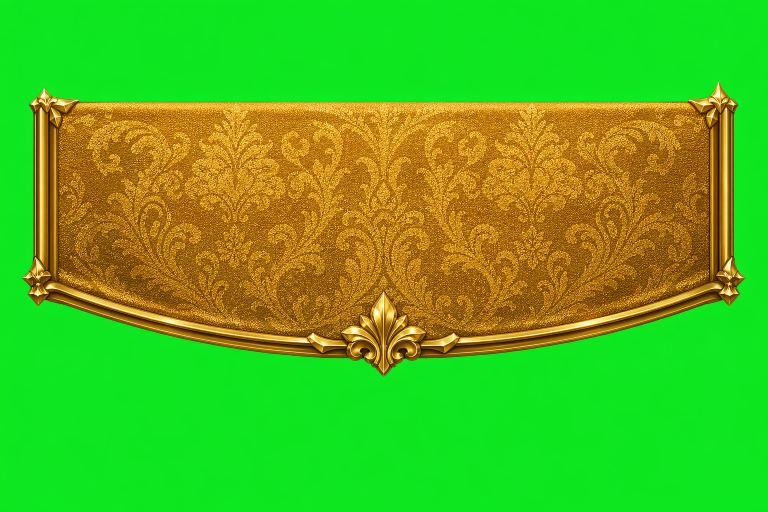
#> input picture assets/archive/card-overlays/superseded/top-cloths/top-cloth-gold-regenerated-source.png, 1536 x 1024 px, given in place of crown-gold-green-screen.png, which was not available (shown at 1/2 size)
$ python key_topbar_crown_greenscreen.py
#> lines starting #> are read from the running program, lines starting #| are printed output that depends on the picture; pictures that were not available may be replaced by others from this repository, and a replacement may not be noted
#!/usr/bin/env python3
"""Key greenscreen from TopBar crown source and write a transparent PNG for the desktop bundle."""

from __future__ import annotations

import argparse
from pathlib import Path

import numpy as np
from PIL import Image


def key_crown(src: Path, dst: Path) -> None:
    im = Image.open(src).convert("RGBA")
    arr = np.asarray(im).astype(np.float32) / 255.0
    r, g, b = arr[:, :, 0], arr[:, :, 1], arr[:, :, 2]
    alpha_in = arr[:, :, 3]
#> alpha_in: shape (1024, 1536) float32; every value is 1

    # Display greenscreen is high-G chartreuse, not pure (0,1,0): use excess green over max(R,B).
    green_excess = g - np.maximum(r, b)
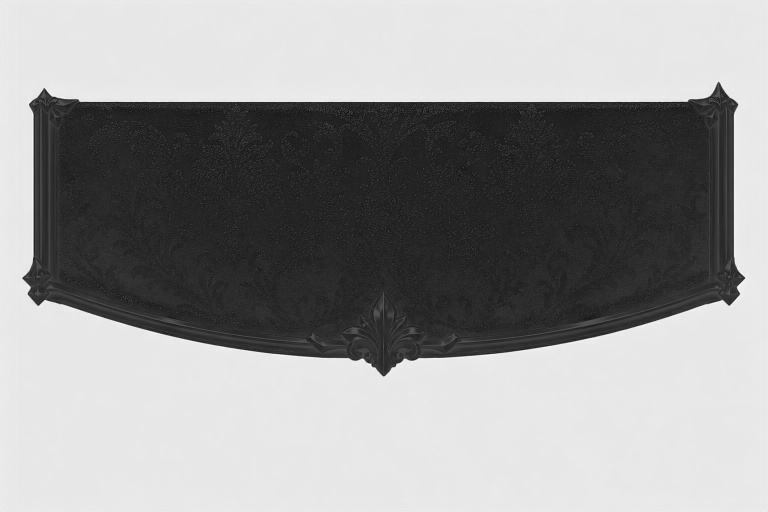
#> green_excess: shape (1024, 1536) float32 (shown at 1/2 size); min -0.439, max 0.898, mean 0.354; drawn with min black and max white
    key = 1.0 - np.clip((green_excess - 0.14) / 0.5, 0.0, 1.0)
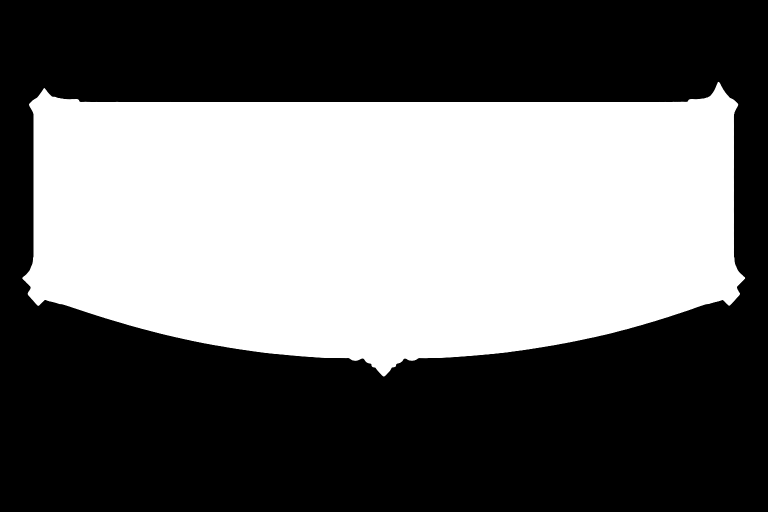
#> key: shape (1024, 1536) float32 (shown at 1/2 size); min 0, max 1, mean 0.425
    key = np.where(g < 0.22, 1.0, key)

    spill = np.clip(g - np.maximum(r, b), 0.0, 1.0)
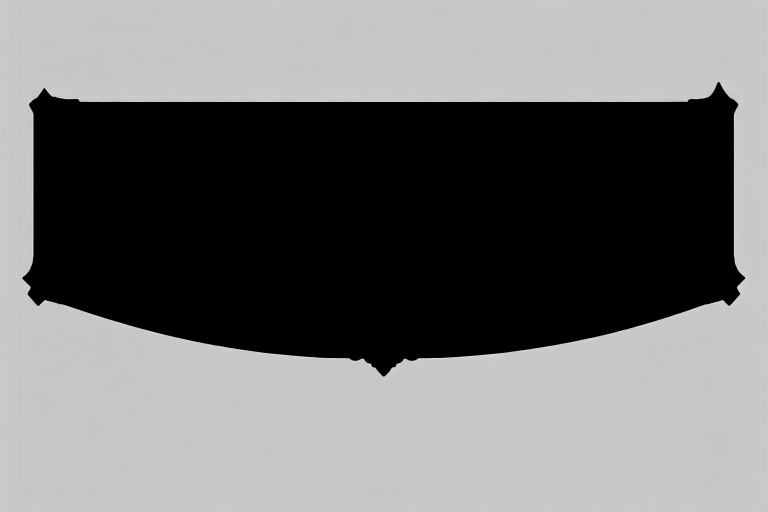
#> spill: shape (1024, 1536) float32 (shown at 1/2 size); min 0, max 0.898, mean 0.448
    g1 = np.clip(g - 0.5 * spill * (1.0 - key), 0.0, 1.0)
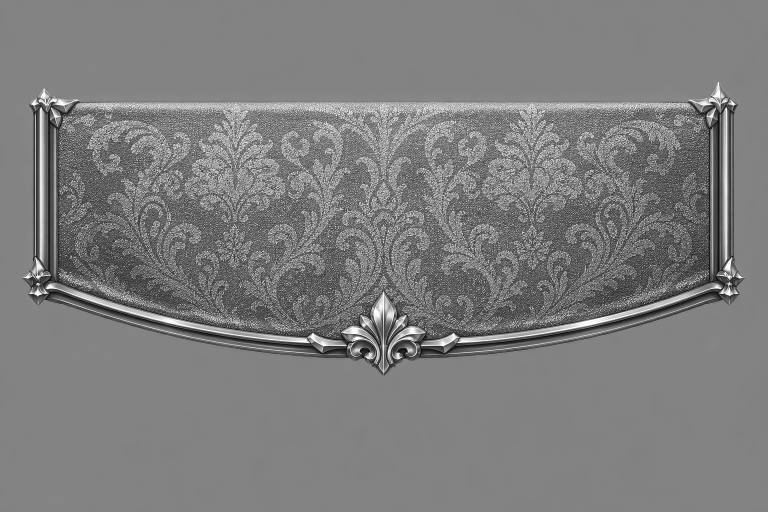
#> g1: shape (1024, 1536) float32 (shown at 1/2 size); min 0.00392, max 1, mean 0.493
    r1 = np.clip(r + 0.14 * spill * (1.0 - key), 0.0, 1.0)
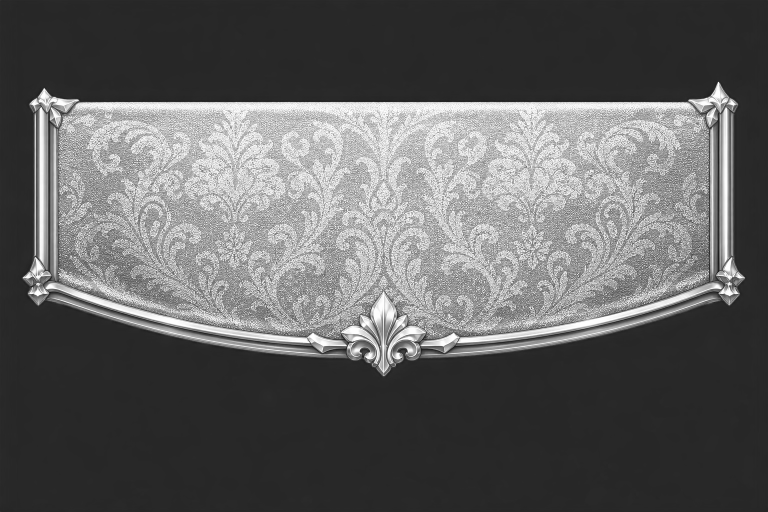
#> r1: shape (1024, 1536) float32 (shown at 1/2 size); min 0.0157, max 1, mean 0.382
    b1 = np.clip(b + 0.1 * spill * (1.0 - key), 0.0, 1.0)

    a_out = np.clip(key * alpha_in * 255.0, 0.0, 255.0).astype(np.uint8)
    rgb_out = np.clip(np.stack([r1, g1, b1], axis=-1) * 255.0, 0.0, 255.0).astype(np.uint8)
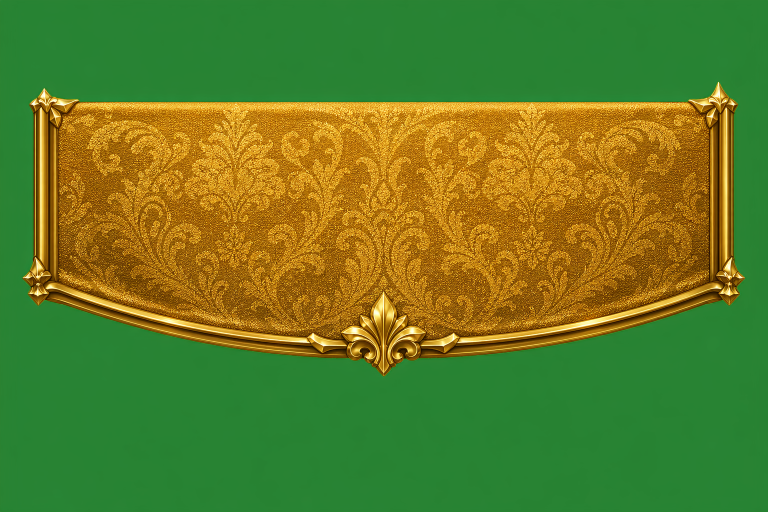
#> rgb_out: shape (1024, 1536, 3) (shown at 1/2 size); mean of channels 0, 1, 2 97.1, 125.4, 38.1; drawn as R, G, B
    out = np.concatenate([rgb_out, a_out[..., None]], axis=-1)
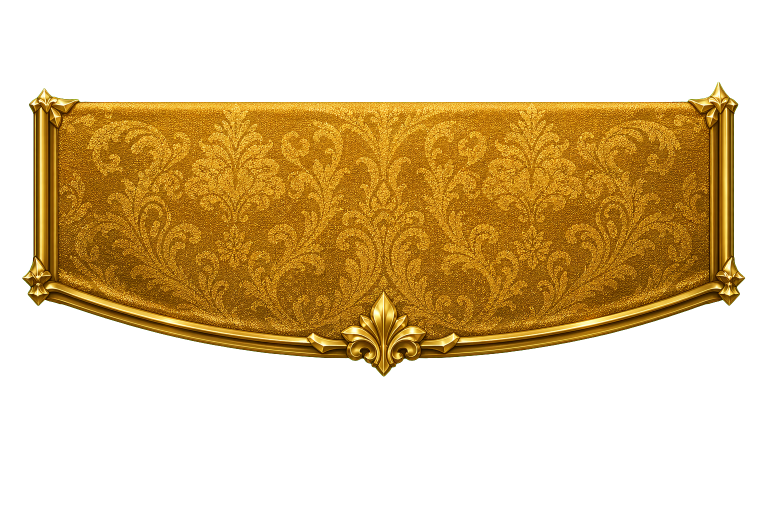
#> out: shape (1024, 1536, 4) (shown at 1/2 size); mean of channels 0, 1, 2, 3 97.1, 125.4, 38.1, 108.3; transparent parts drawn white
    dst.parent.mkdir(parents=True, exist_ok=True)
    Image.fromarray(out, "RGBA").save(dst, compress_level=9)


def main() -> None:
    root = Path(__file__).resolve().parents[2]
    default_src = root / "assets" / "card" / "overlays" / "CrownBadges" / "crown-gold-green-screen.png"
    default_dst = root / "apps" / "desktop" / "public" / "assets" / "ui-icons" / "crown-gold-green-screen.png"
    parser = argparse.ArgumentParser(description=__doc__)
    parser.add_argument("--src", type=Path, default=default_src)
    parser.add_argument("--dst", type=Path, default=default_dst)
    args = parser.parse_args()
    key_crown(args.src, args.dst)
    print(f"Wrote {args.dst}")


if __name__ == "__main__":
    main()

$ run again, on assets/archive/card-overlays/superseded/top-cloths/top-cloth-pearl-regenerated-source.png
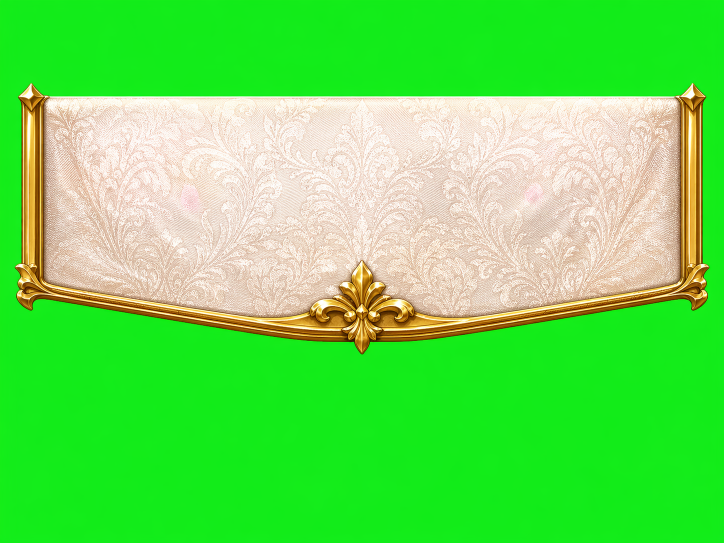
#> input picture assets/archive/card-overlays/superseded/top-cloths/top-cloth-pearl-regenerated-source.png, 1448 x 1086 px, given in place of crown-gold-green-screen.png, which was not available (shown at 1/2 size)
#> alpha_in: shape (1086, 1448) float32; every value is 1
#> in key_crown, `rgb_out = np.clip(np.stack([r1, g1, b1], axis=-1) * 255.0, 0.0, 255.0)..`:
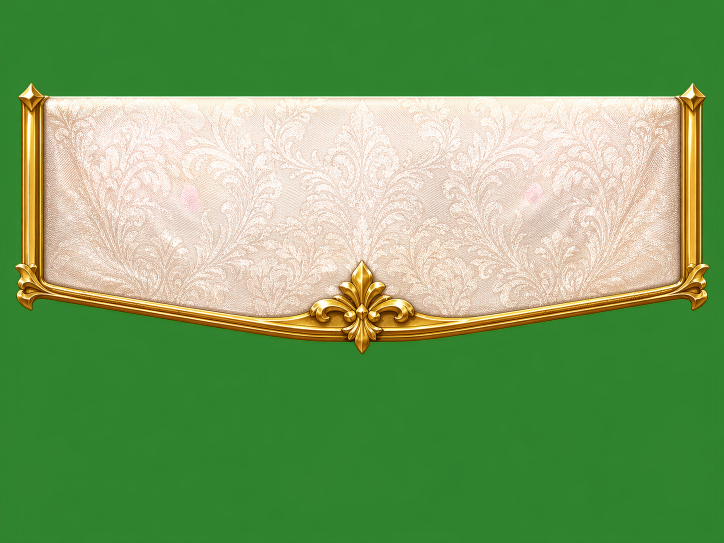
#> rgb_out: shape (1086, 1448, 3) (shown at 1/2 size); mean of channels 0, 1, 2 118.7, 159.9, 98.7; drawn as R, G, B
#> in key_crown, `out = np.concatenate([rgb_out, a_out[..., None]], axis=-1)`:
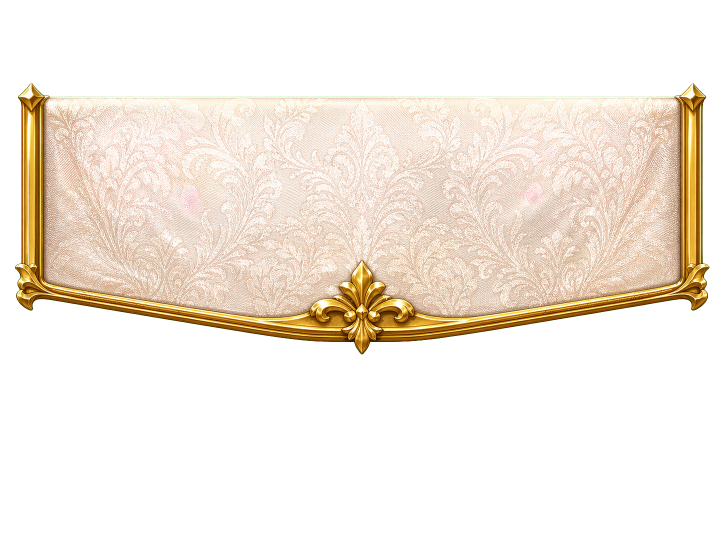
#> out: shape (1086, 1448, 4) (shown at 1/2 size); mean of channels 0, 1, 2, 3 118.7, 159.9, 98.7, 100.7; transparent parts drawn white
